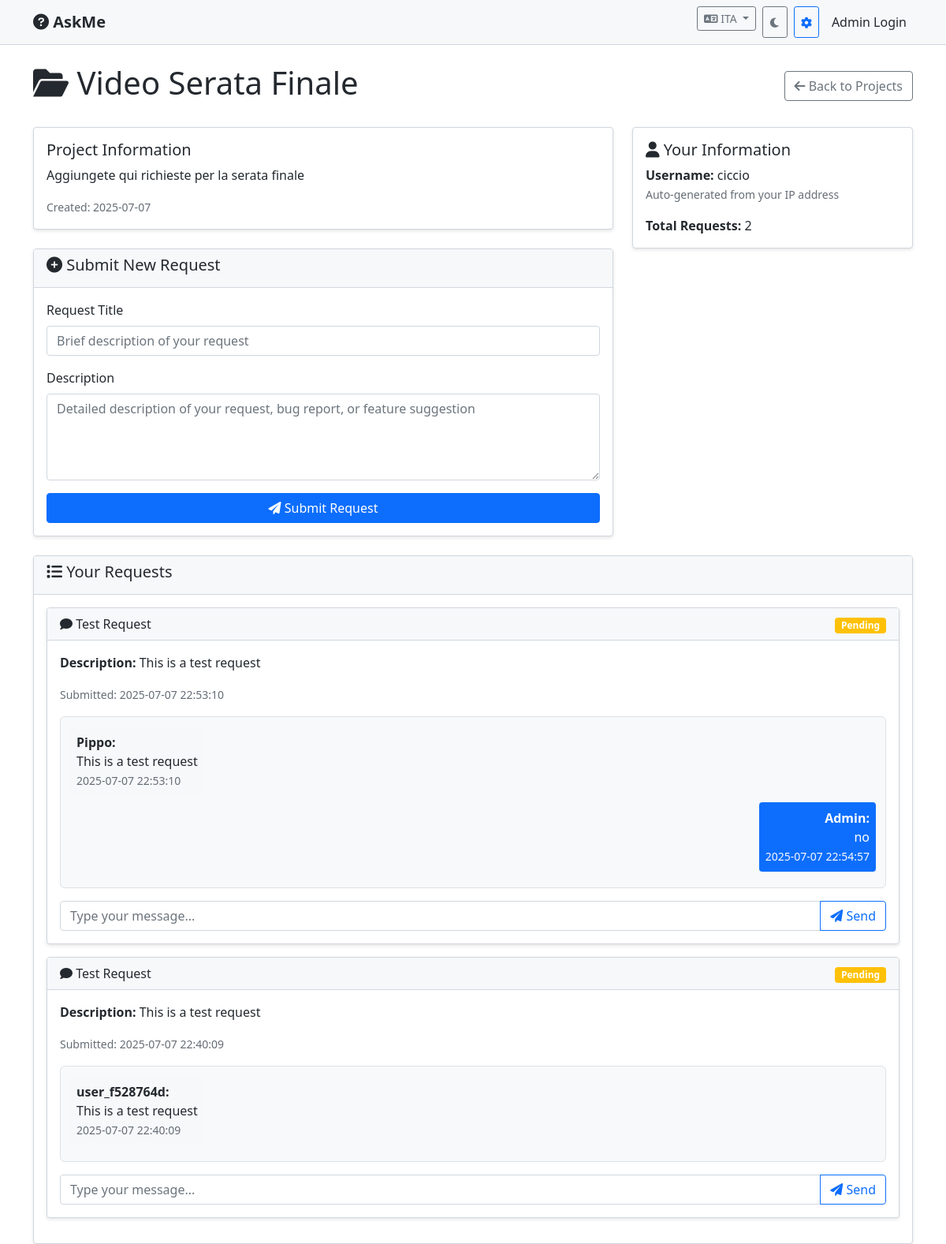
Before: /project/2 with the older database file.
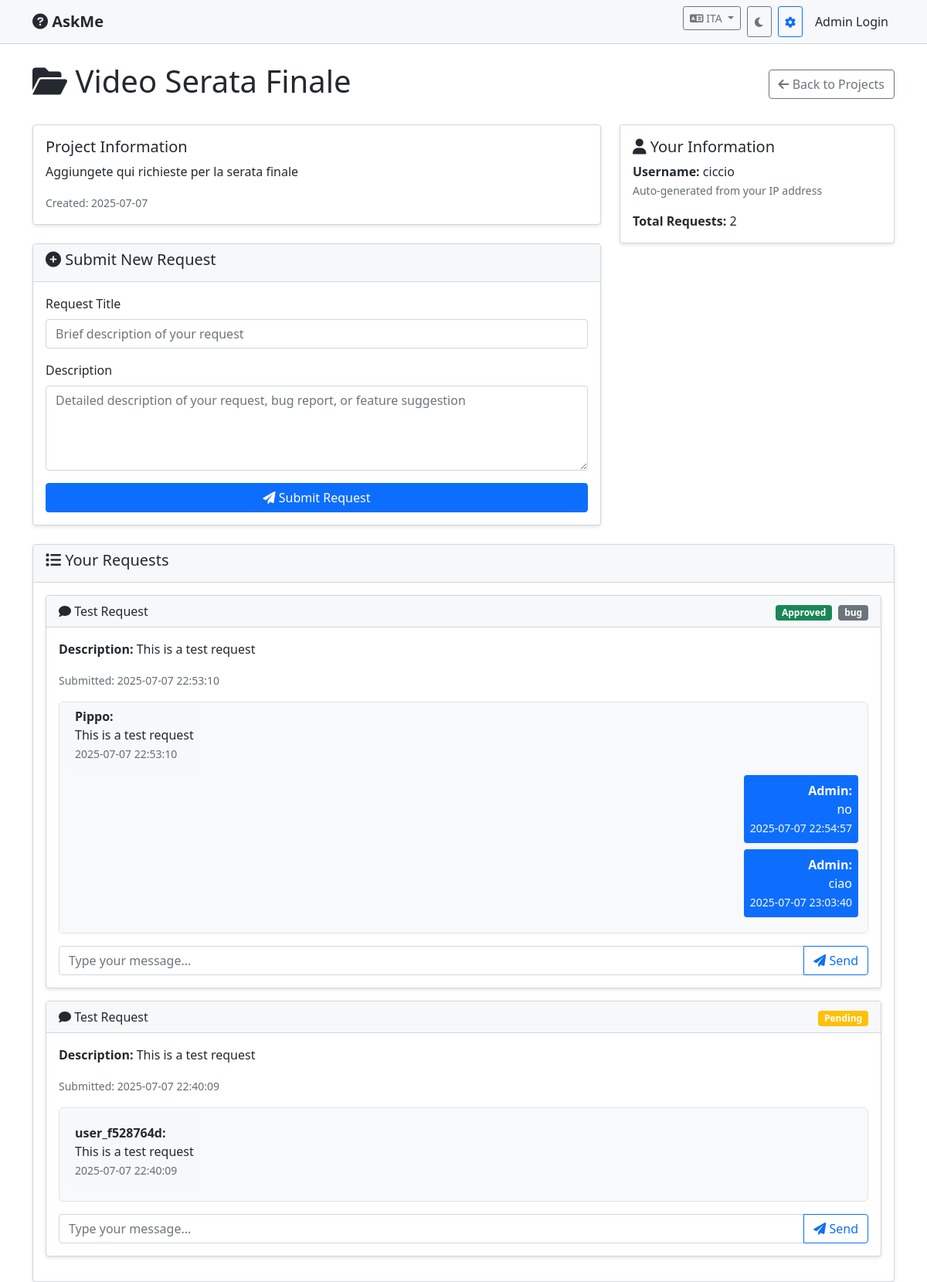
After: the same page with the newer database file.
### tables this page shows
CREATE TABLE user_preferences (
            id INTEGER PRIMARY KEY AUTOINCREMENT,
            user_ip TEXT NOT NULL UNIQUE,
            custom_nickname TEXT,
            language TEXT DEFAULT 'en',
            theme TEXT DEFAULT 'light',
            created_at TIMESTAMP DEFAULT CURRENT_TIMESTAMP,
            updated_at TIMESTAMP DEFAULT CURRENT_TIMESTAMP
        );

CREATE TABLE projects (
            id INTEGER PRIMARY KEY AUTOINCREMENT,
            name TEXT NOT NULL UNIQUE,
            description TEXT,
            is_locked BOOLEAN DEFAULT 0,
            created_at TIMESTAMP DEFAULT CURRENT_TIMESTAMP
        );

CREATE TABLE requests (
            id INTEGER PRIMARY KEY AUTOINCREMENT,
            project_id INTEGER,
            username TEXT NOT NULL,
            user_ip TEXT NOT NULL,
            title TEXT NOT NULL,
            description TEXT,
            status TEXT DEFAULT 'pending',
            admin_response TEXT,
            tags TEXT,
            is_blocked BOOLEAN DEFAULT 0,
            created_at TIMESTAMP DEFAULT CURRENT_TIMESTAMP,
            updated_at TIMESTAMP DEFAULT CURRENT_TIMESTAMP,
            FOREIGN KEY (project_id) REFERENCES projects (id)
        );

CREATE TABLE messages (
            id INTEGER PRIMARY KEY AUTOINCREMENT,
            request_id INTEGER,
            sender_type TEXT NOT NULL, -- 'user' or 'admin'
            sender_name TEXT NOT NULL,
            message TEXT NOT NULL,
            created_at TIMESTAMP DEFAULT CURRENT_TIMESTAMP,
            FOREIGN KEY (request_id) REFERENCES requests (id)
        );

### app.py (the view)
@app.route('/project/<int:project_id>')
def project_detail(project_id):
    user_ip = request.remote_addr
    user_prefs = get_user_preferences(user_ip)
    display_name = get_display_name(user_ip)
    conn = get_db()
    project = conn.execute('SELECT * FROM projects WHERE id = ? AND is_locked = 0',
                          (project_id,)).fetchone()
    if not project:
        flash('Project not found or locked')
        return redirect(url_for('index'))
    user_requests = conn.execute('''
        SELECT * FROM requests
        WHERE project_id = ? AND user_ip = ? AND is_blocked = 0
        ORDER BY created_at DESC
    ''', (project_id, user_ip)).fetchall()
    requests_with_messages = []
    for req in user_requests:
        messages = conn.execute('''
            SELECT * FROM messages
            WHERE request_id = ?
            ORDER BY created_at ASC
        ''', (req['id'],)).fetchall()
        requests_with_messages.append({
            'request': req,
            'messages': messages
        })
    conn.close()
    return render_template('project_detail.html', project=project,
                         requests_with_messages=requests_with_messages,
                         username=display_name, user_prefs=user_prefs)

### app.py (called while the page is built, shortened)
def get_db():
    conn = sqlite3.connect(DATABASE)
    conn.row_factory = sqlite3.Row
    return conn

def get_username_from_ip(ip):
    hash_object = hashlib.md5(ip.encode())
    return f"user_{hash_object.hexdigest()[:8]}"

def get_user_preferences(ip):
    conn = get_db()
    prefs = conn.execute('SELECT * FROM user_preferences WHERE user_ip = ?', (ip,)).fetchone()
    conn.close()
    return prefs

def get_display_name(ip):
    prefs = get_user_preferences(ip)
    if prefs['custom_nickname']:
        return prefs['custom_nickname']
    return get_username_from_ip(ip)

@app.context_processor
def utility_processor():
    return dict(get_username_from_ip=get_username_from_ip)

### templates/project_detail.html (shortened to what this page needs)
{% extends "base.html" %}
{% block content %}
<div class="row">
    <div class="col-md-12">
        <div class="d-flex justify-content-between align-items-center mb-4">
            <h1><i class="fas fa-folder-open"></i> {{ project.name }}</h1>
            <a href="{{ url_for('index') }}" class="btn btn-outline-secondary">
                <i class="fas fa-arrow-left"></i> Back to Projects
            </a>
        </div>
        <div class="row">
            <div class="col-md-8">
                <div class="card mb-4">
                    <div class="card-body">
                        <h5 class="card-title">Project Information</h5>
                        <p class="card-text">{{ project.description or 'No description available for this project.' }}</p>
                        <small class="text-muted">Created: {{ project.created_at.split(' ')[0] }}</small>
                    </div>
                </div>
                <div class="card mb-4">
                    <div class="card-header">
                        <h5><i class="fas fa-plus-circle"></i> Submit New Request</h5>
                    </div>
                    <div class="card-body">
                        <form method="POST" action="{{ url_for('create_request', project_id=project.id) }}">
                            <div class="mb-3">
                                <label for="title" class="form-label">Request Title</label>
                                <input type="text" class="form-control" id="title" name="title" required
                                       placeholder="Brief description of your request">
                            </div>
                            <div class="mb-3">
                                <label for="description" class="form-label">Description</label>
                                <textarea class="form-control" id="description" name="description" rows="4"
                                          placeholder="Detailed description of your request, bug report, or feature suggestion"></textarea>
                            </div>
                            <div class="d-grid">
                                <button type="submit" class="btn btn-primary">
                                    <i class="fas fa-paper-plane"></i> Submit Request
                                </button>
                            </div>
                        </form>
                    </div>
                </div>
            </div>
            <div class="col-md-4">
                <div class="card mb-4">
                    <div class="card-body">
                        <h5 class="card-title"><i class="fas fa-user"></i> Your Information</h5>
                        <p class="card-text">
                            <strong>Username:</strong> {{ username }}<br>
                            <small class="text-muted">Auto-generated from your IP address</small>
                        </p>
                        <p class="card-text">
                            <strong>Total Requests:</strong> {{ requests_with_messages|length }}
                        </p>
                    </div>
                </div>
            </div>
        </div>
        <div class="card">
            <div class="card-header">
                <h5><i class="fas fa-list"></i> Your Requests</h5>
            </div>
            <div class="card-body">
                {% if requests_with_messages %}
                    {% for request_data in requests_with_messages %}
                    <div class="card mb-3">
                        <div class="card-header">
                            <div class="d-flex justify-content-between align-items-center">
                                <h6 class="mb-0">
                                    <i class="fas fa-comment"></i> {{ request_data.request.title }}
                                </h6>
                                <div>
                                    {% if request_data.request.status == 'pending' %}
                                        <span class="badge bg-warning">Pending</span>
                                    {% elif request_data.request.status == 'approved' %}
                                        <span class="badge bg-success">Approved</span>
                                    {% elif request_data.request.status == 'rejected' %}
                                        <span class="badge bg-danger">Rejected</span>
                                    {% elif request_data.request.status == 'completed' %}
                                        <span class="badge bg-info">Completed</span>
                                    {% endif %}
                                    {% if request_data.request.tags %}
                                        {% for tag in request_data.request.tags.split(',') %}
                                            <span class="badge bg-secondary ms-1">{{ tag.strip() }}</span>
                                        {% endfor %}
                                    {% endif %}
                                </div>
                            </div>
                        </div>
                        <div class="card-body">
                            <p><strong>Description:</strong> {{ request_data.request.description or 'No description provided' }}</p>
                            <p><small class="text-muted">Submitted: {{ request_data.request.created_at }}</small></p>
                            <div class="chat-container mb-3" style="max-height: 300px; overflow-y: auto; border: 1px solid #dee2e6; border-radius: 0.375rem; padding: 0.75rem; background-color: #f8f9fa;">
                                {% if request_data.messages %}
                                    {% for message in request_data.messages %}
                                    <div class="message mb-2 {% if message.sender_type == 'admin' %}text-end{% endif %}">
                                        <div class="d-inline-block p-2 rounded {% if message.sender_type == 'admin' %}bg-primary text-white{% else %}bg-light{% endif %}" style="max-width: 70%;">
                                            <strong>{{ message.sender_name }}:</strong><br>
                                            {{ message.message }}
                                            <br><small class="{% if message.sender_type == 'admin' %}text-light{% else %}text-muted{% endif %}">{{ message.created_at }}</small>
                                        </div>
                                    </div>
                                    {% endfor %}
                                {% else %}
                                    <p class="text-muted text-center">No messages yet. Start the conversation!</p>
                                {% endif %}
                            </div>
                            <form method="POST" action="{{ url_for('add_message', request_id=request_data.request.id) }}">
                                <div class="input-group">
                                    <input type="text" class="form-control" name="message" placeholder="Type your message..." required>
                                    <button type="submit" class="btn btn-outline-primary">
                                        <i class="fas fa-paper-plane"></i> Send
                                    </button>
                                </div>
                            </form>
                        </div>
                    </div>
                    {% endfor %}
                {% else %}
                    <div class="alert alert-info" role="alert">
                        <i class="fas fa-info-circle"></i> You haven't submitted any requests yet. Use the form above to submit your first request!
                    </div>
                {% endif %}
            </div>
        </div>
    </div>
</div>
{% endblock %}

### templates/base.html (shortened to what this page needs)
<!DOCTYPE html>
<html lang="en">
<head>
    <link href="https://cdn.jsdelivr.net/npm/bootstrap@5.1.3/dist/css/bootstrap.min.css" rel="stylesheet" id="bootstrap-theme">
    <link href="https://cdnjs.cloudflare.com/ajax/libs/font-awesome/6.0.0/css/all.min.css" rel="stylesheet">
    <link href="{{ url_for('static', filename='css/style.css') }}" rel="stylesheet">
</head>
<body>
    <nav class="navbar navbar-expand-lg navbar-light bg-light">
        <div class="container">
            <a class="navbar-brand" href="{{ url_for('index') }}">
                <i class="fas fa-question-circle"></i> AskMe
            </a>
            <div class="navbar-nav ms-auto">
                <div class="nav-item dropdown">
                    <button class="btn btn-outline-secondary btn-sm dropdown-toggle me-2" type="button"
                            data-bs-toggle="dropdown" aria-expanded="false">
                        <i class="fas fa-language"></i>
                        {% if user_prefs and user_prefs.language == 'it' %}ITA{% else %}ENG{% endif %}
                    </button>
                </div>
                <button class="btn btn-outline-secondary btn-sm me-2" type="button" onclick="toggleTheme()">
                    <i class="fas fa-{% if user_prefs and user_prefs.theme == 'dark' %}sun{% else %}moon{% endif %}"></i>
                </button>
                <button class="btn btn-outline-primary btn-sm me-2" type="button"
                        data-bs-toggle="modal" data-bs-target="#settingsModal">
                    <i class="fas fa-cog"></i>
                </button>
                {% if session.admin %}
                    <a class="nav-link" href="{{ url_for('admin_dashboard') }}">
                        <span class="admin-badge">Admin</span>
                    </a>
                    <a class="nav-link" href="{{ url_for('admin_logout') }}">Logout</a>
                {% else %}
                    <a class="nav-link" href="{{ url_for('admin_login') }}">Admin Login</a>
                {% endif %}
            </div>
        </div>
    </nav>
    <div class="container mt-4">
        {% block content %}{% endblock %}
    </div>
</body>
</html>

### static/css/style.css (style rules this page uses)
:root { --primary-color: #0969da; --secondary-color: #26292c; --success-color: #1a7f37; --danger-color: #cf222e; --warning-color: #d1242f; --info-color: #0969da; --light-color: #f6f8fa; --dark-color: #24292f; --body-bg: #ffffff; --body-color: #24292f; --card-bg: #ffffff; --card-header-bg: #f6f8fa; --border-color: #d0d7de; --navbar-bg: #f6f8fa; --navbar-color: #24292f; --form-bg: #ffffff; --form-color: #24292f; --table-stripe-bg: rgba(175, 184, 193, 0.2); --chat-bg: #f6f8fa; --text-muted: #656d76; --modal-bg: #ffffff; }
body { background-color: var(--body-bg); color: var(--body-color); transition: background-color 0.3s ease, color 0.3s ease; }
.navbar-brand { font-weight: bold; color: var(--primary-color) !important; }
.navbar-light { background-color: var(--navbar-bg) !important; border-bottom: 1px solid var(--border-color); }
.navbar-light .navbar-brand, .navbar-light .nav-link { color: var(--navbar-color) !important; }
.card { background-color: var(--card-bg); border-color: var(--border-color); box-shadow: 0 2px 4px rgba(0, 0, 0, 0.1); transition: background-color 0.3s ease, border-color 0.3s ease; }
.card-header { background-color: var(--card-header-bg); border-bottom: 1px solid var(--border-color); color: var(--body-color); }
.form-control { background-color: var(--form-bg); border-color: var(--border-color); color: var(--form-color); transition: background-color 0.3s ease, border-color 0.3s ease, color 0.3s ease; }
.chat-container { background-color: var(--chat-bg); border: 1px solid var(--border-color); border-radius: 0.375rem; padding: 0.75rem; max-height: 300px; overflow-y: auto; scrollbar-width: thin; scrollbar-color: var(--secondary-color) var(--chat-bg); }
.message { animation: fadeIn 0.3s ease-in; }
.message .bg-light { background-color: var(--light-color) !important; }
.text-muted { color: var(--text-muted) !important; }
.btn { transition: all 0.3s ease; }
* { transition: background-color 0.3s ease, color 0.3s ease, border-color 0.3s ease; }

Changed rows visible on the page:
now on one of the page's lists (row edited): requests: strip "bug"
changed requests: status "pending" → "approved" (drawn)
added messages: sender_name "Admin", message "ciao", created_at "2025-07-07 23:03:40", sender_type "admin" (drawn), shown under "Test Request"
Other visible differences:
list line gone: "Pending"
new list line: "Approved"
